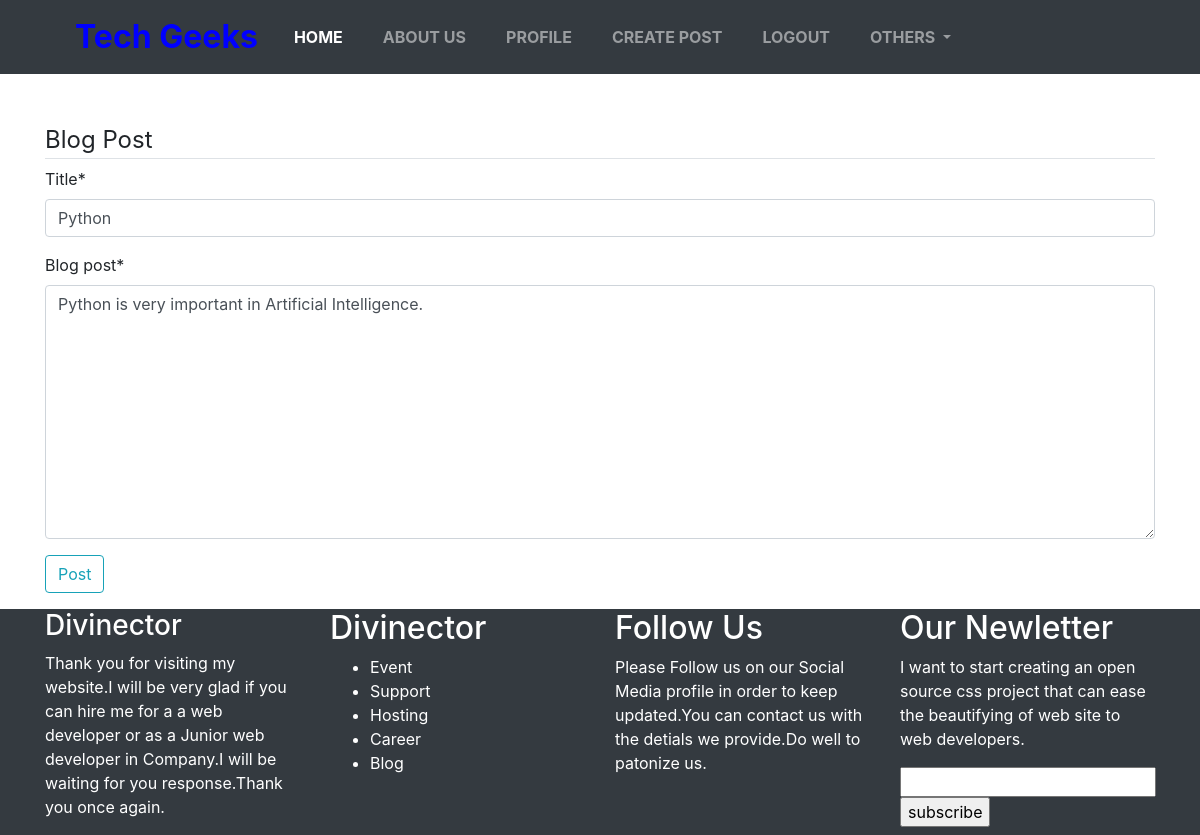
The app's page /post/1/update/ (signed in) with its own data.
### posts/models.py (models this page shows, shortened)
class Post(models.Model):
    user = models.ForeignKey(User, on_delete=models.CASCADE)
    title = models.CharField(max_length=100)
    blog_post = models.TextField(max_length=600, default='')
    date_published = models.DateTimeField('publication_date', auto_now_add=True, null=True)

### users/views.py (the view, shortened to what this page needs)
# urls.py: path('post/<int:pk>/update/',PostUpdateView.as_view(), name='post_update'),
class PostUpdateView(LoginRequiredMixin, UserPassesTestMixin, UpdateView):
    model = Post
    fields = ['title', 'blog_post']
    def test_func(self):  # use this function to prevent a user from updating someone else post
        post = self.get_object()  # get the current post that want to be updated
        if self.request.user == post.user:  # check if the login user is the owner of the post
            return True  # update post if condition is true
        return False  # returns 403 forbidden

### posts/templates/posts/post_form.html (shortened to what this page needs)
{% extends "users/base.html" %}
{% load crispy_forms_tags %}
{% block content %}
    <form method="POST">
        <legend class="border-bottom">Blog Post</legend>
        {{ form|crispy }}
        <button class="btn btn-outline-info">Post</button>
    </form>
{% endblock content %}

### users/static/css/styles.css (style rules this page uses)
body { background-color:coral; }
button { color:white;background-color:blue; padding:6px 10px; border-radius:8px; text-decoration:none; font-weight:bold; border:none; }
@media (min-width:999px) { body { background: green; } }

### records on screen
Post: title "Python", blog_post "Python is very important in Artificial Intelligence."
